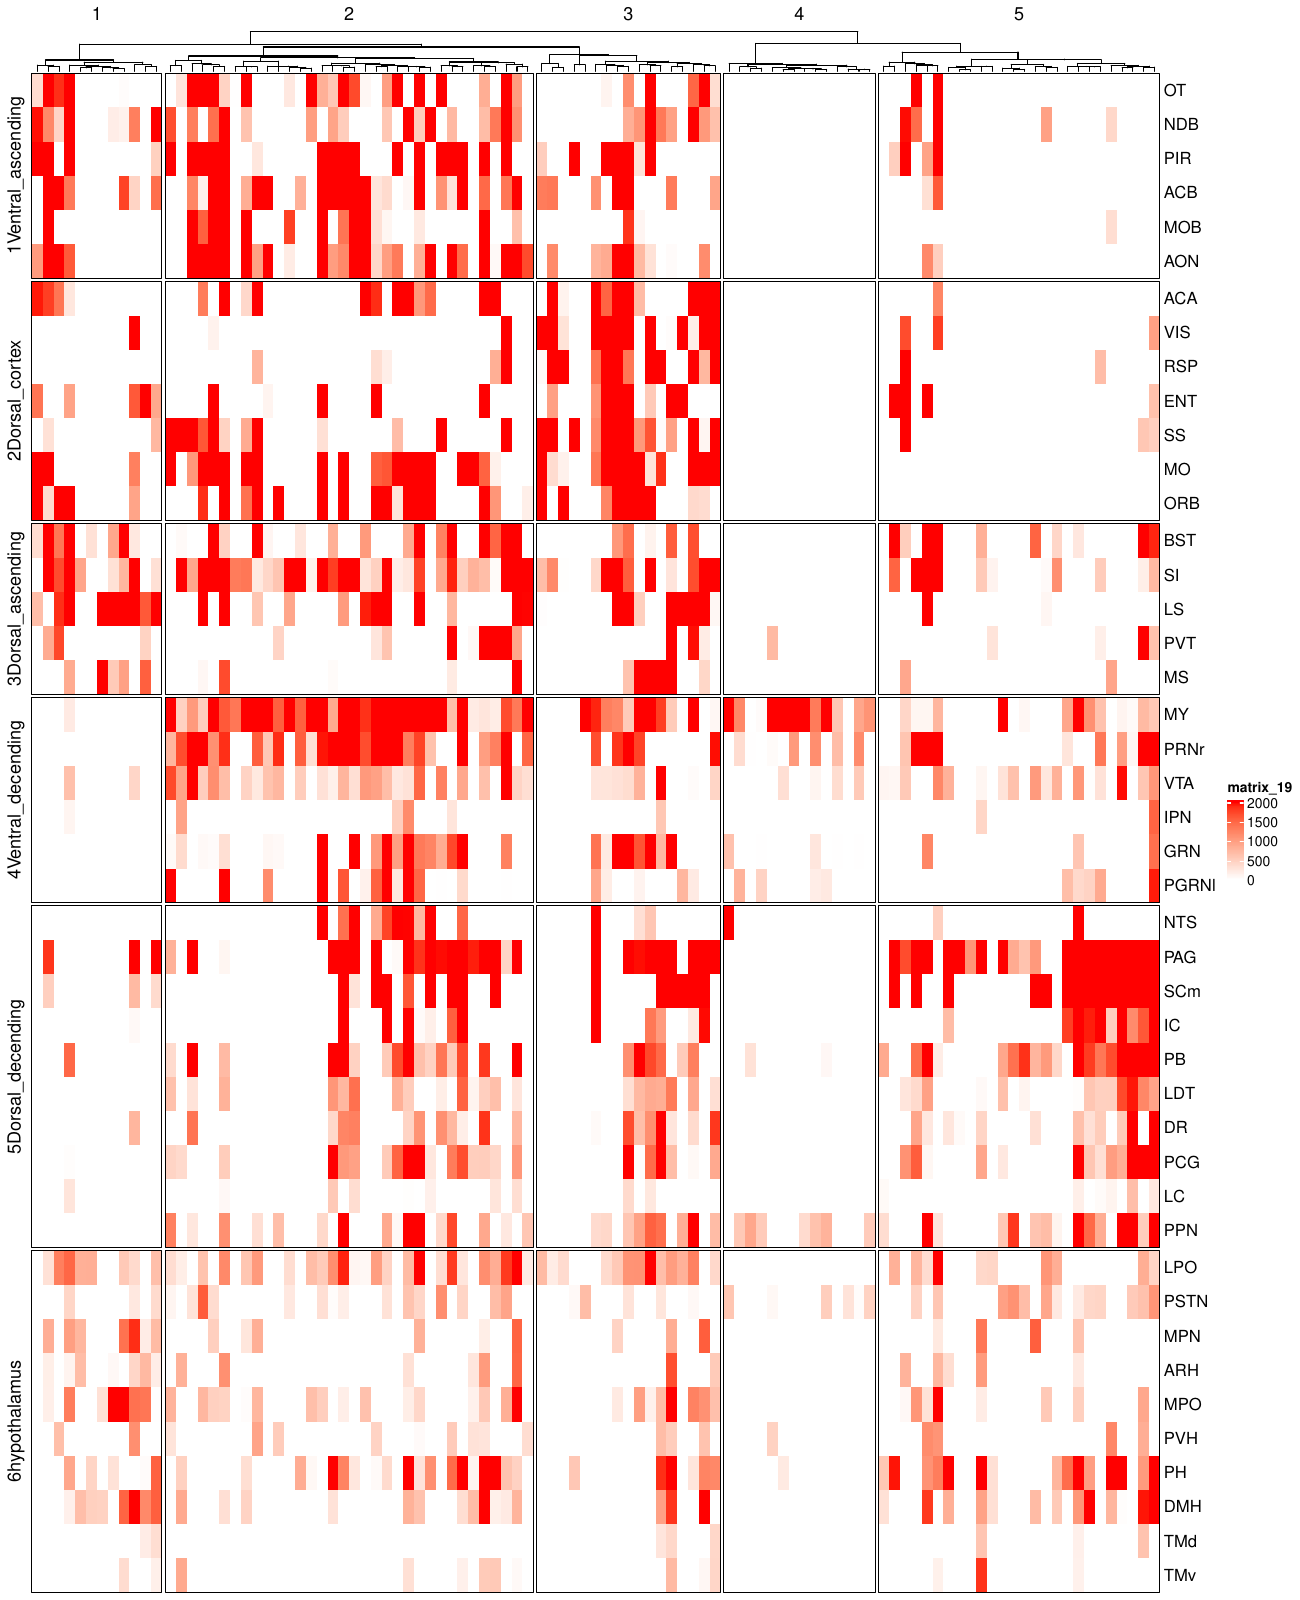

Source code (R):
suppressPackageStartupMessages(library(ComplexHeatmap))
library(cluster)
suppressPackageStartupMessages(library(dendextend))
suppressPackageStartupMessages(library(circlize))


col_fun = colorRamp2(c(0,2000), c("white","red"))
# col_fun = colorRamp2(c(0,1000, 2000), c( "white","yellow", "red"))
col_fun(seq(-2, 2))

dfdata = read.table("orexin_data_new_sort.csv",row.names = "X",header = TRUE,sep = ",")
dfcol = read.table("orexin_plots_sort.csv",row.names = "X",header = TRUE,sep = ",")

dfdist = read.table("orexin_matrix.csv",row.names = "X",header = TRUE,sep = ",")
d = as.dist(dfdist)
dend_rows = as.dendrogram(hclust(d,"ward.D2"))

pdf("fig5h.pdf", width = 12, height = 16)
ht = Heatmap(t(dfdata),col = col_fun,cluster_columns = dend_rows,
             column_split = 5,show_column_names = FALSE,
             row_split = t(dfcol),row_gap = unit(0.8, "mm"),
             column_gap = unit(0.8, "mm"),border = TRUE,
             cluster_rows = FALSE)
draw(ht)
dev.off()

